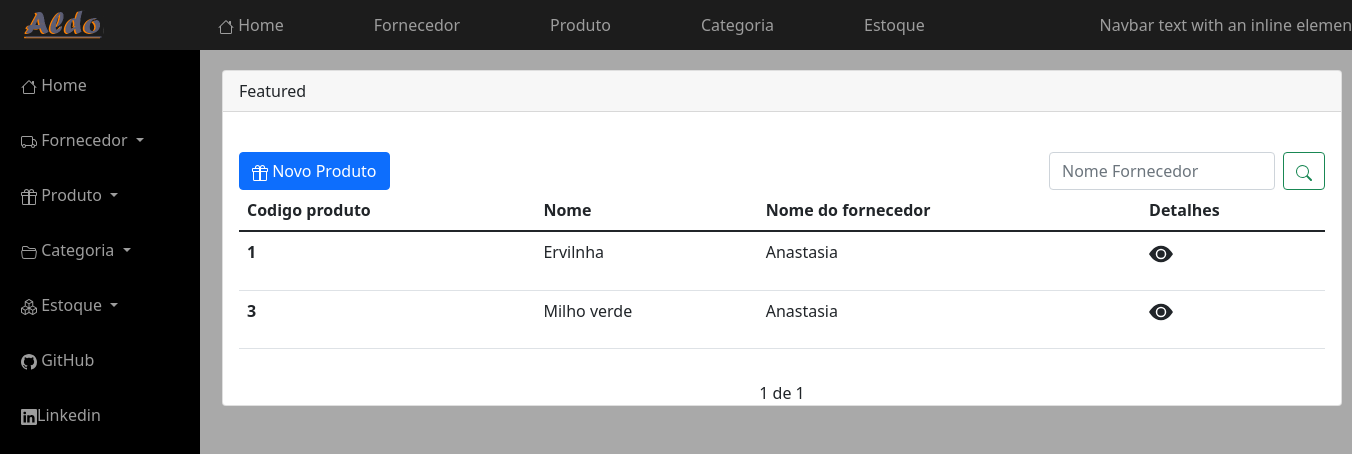
Before: /produto/produto with the older database file.
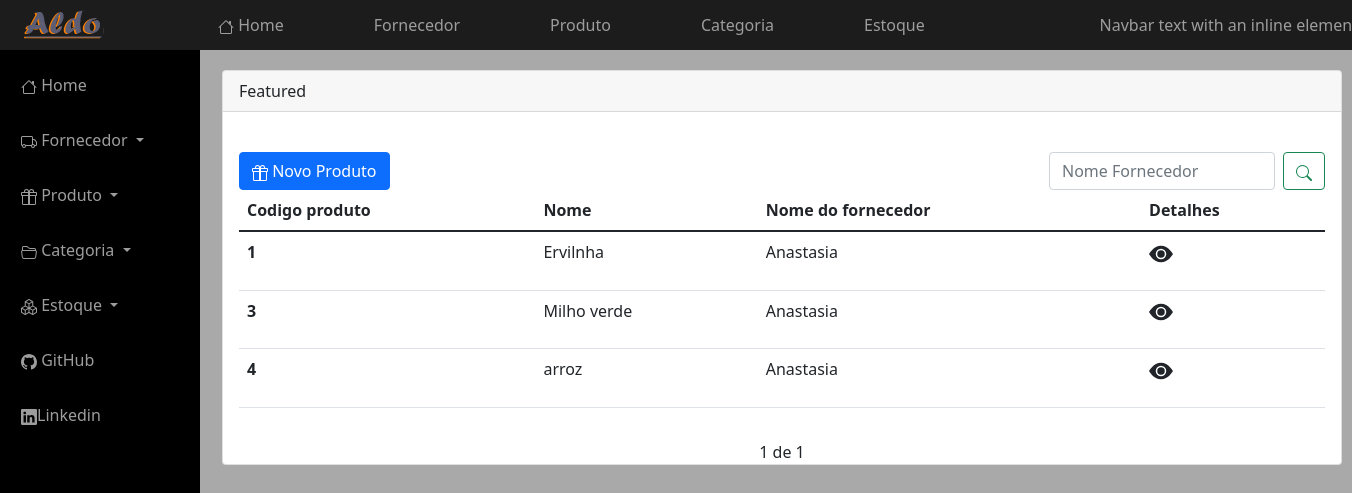
After: the same page with the newer database file.
### produto/models.py (models this page shows, shortened)
class Produto(models.Model):
    inportado = models.BooleanField(default=False)
    ncm = models.CharField('NCM',max_length=8)
    produto = models.CharField('Nome', max_length=100, unique=True)
    fornecedor = models.ForeignKey(Fornecedor, on_delete=models.CASCADE)
    descricao = models.CharField('Descrição', max_length=200)
    unidade_medida = models.CharField('Unidade de medida', max_length=11, choices=UNIDADE_DE_MEDIDA)
    quantidade_embalagem = models.IntegerField('Qantidade na embalagem')
    preco = models.DecimalField('preço', max_digits=7, decimal_places=2)
    estoque = models.IntegerField('estoque Atual', null=True)
    estoque_minimo = models.IntegerField('estoque mínimo', default=0)
    class Meta:
        ordering = ('produto',)

### fornecedor/models.py (models this page shows, shortened)
class Fornecedor(models.Model):
    data_cadastro = models.DateTimeField(auto_now=True)
    Categoria = models.ForeignKey(Categoria, on_delete=models.CASCADE)
    nome = models.CharField('Nome Fantasia', max_length=100)
    nome_r = models.CharField('Nome Razão Social', max_length=100)
    CNPJ = models.CharField('cnpj', max_length=100)
    escricao_estadual = models.CharField('Escrição Estadual', max_length=100)
    rua = models.CharField('Rua', max_length=200)
    cep = models.CharField('CEP', max_length=10)
    numero = models.IntegerField('Numéro:')
    cidade = models.CharField('Cidade', max_length=50)
    bairro = models.CharField('Bairro', max_length=30)
    proximidade = models.CharField(max_length=30)
    complemento = models.CharField('Complemento', max_length=10)
    nome_contato = models.CharField('Nome', max_length=100)
    cargo = models.CharField('Cargo', max_length=10)
    telefone = models.CharField('Telefone', max_length=15)
    tipo_telefone = models.CharField(max_length=11, choices=TIPO_TELEFONE)
    Email = models.CharField('E-mail', max_length=100)
    tipo_email = models.CharField(max_length=11, choices=TIPO_EMAIL)

### produto/views.py (the view)
# urls.py: path('/produto', produtos, name='listar_produto'),
def produtos(request):
    search = request.GET.get('search')
    if search:
        produtos = Produto.objects.filter(produto__icontains=search)
    else:
        produto_list = Produto.objects.all()
        paginator = Paginator(produto_list, 5)
        page = request.GET.get('page')
        produtos = paginator.get_page(page)
    return render(request, 'produto/list_produto.html', {'produtos': produtos})

### produto/templates/produto/list_produto.html (shortened to what this page needs)
{% extends "core/includes/base.html"%}
{% block main %}
<div class="card" id="card_list_produto">
    <div class="card-header">
    Featured
  </div>
    <br>
  <div class="card-body">
      <div class="row">
          <div class="col">
          <a href="{% url 'produto_create'%}" class="btn btn-primary">
              Novo Produto
          </a>
          </div>
          <form class="d-flex"  id="t">
          <input class="form-control me-2" type="text" name="search"  placeholder="Nome Fornecedor" aria-label="Search">
          <button class="btn btn-outline-success" type="submit">
          </button>
          </form>
          <br>
      </div>
   <table class="table">
  <thead>
    <tr>
      <th scope="col">Codigo produto</th>
      <th scope="col">Nome</th>
      <th scope="col">Nome do fornecedor</th>
      <th scope="col">Detalhes</th>
    </tr>
  </thead>
  <tbody>
  {% for produto in produtos %}
    <tr>
      <th scope="row">{{produto.id}}</th>
      <td>{{produto.produto}}</td>
      <td>{{produto.fornecedor.nome}}</td>
      <td><a href="{% url 'produto_ver' produto.id %}" class="buton ">
         <p class="text-dark"><svg xmlns="http://www.w3.org/2000/svg" width="1.5em" height="1.5em" fill="currentColor" class="bi bi-eye-fill" viewBox="0 0 16 16">
             <path d="M10.5 8a2.5 2.5 0 1 1-5 0 2.5 2.5 0 0 1 5 0z"/>
             <path d="M0 8s3-5.5 8-5.5S16 8 16 8s-3 5.5-8 5.5S0 8 0 8zm8 3.5a3.5 3.5 0 1 0 0-7 3.5 3.5 0 0 0 0 7z"/>
             </svg></p>
      </a></td>
    </tr>
   {% endfor %}
  </tbody>
</table>
         </div>
    <div class="pagination">
        <span  class="step-links">
          <span>
              {{ produtos.number}} de {{ produtos.paginator.num_pages}}
          </span>
        </span><br>
    </div>
  </div>
</div>
{% endblock %}

Changed rows visible on the page:
added Produto: id "4", produto "arroz", fornecedor.nome "Anastasia"
